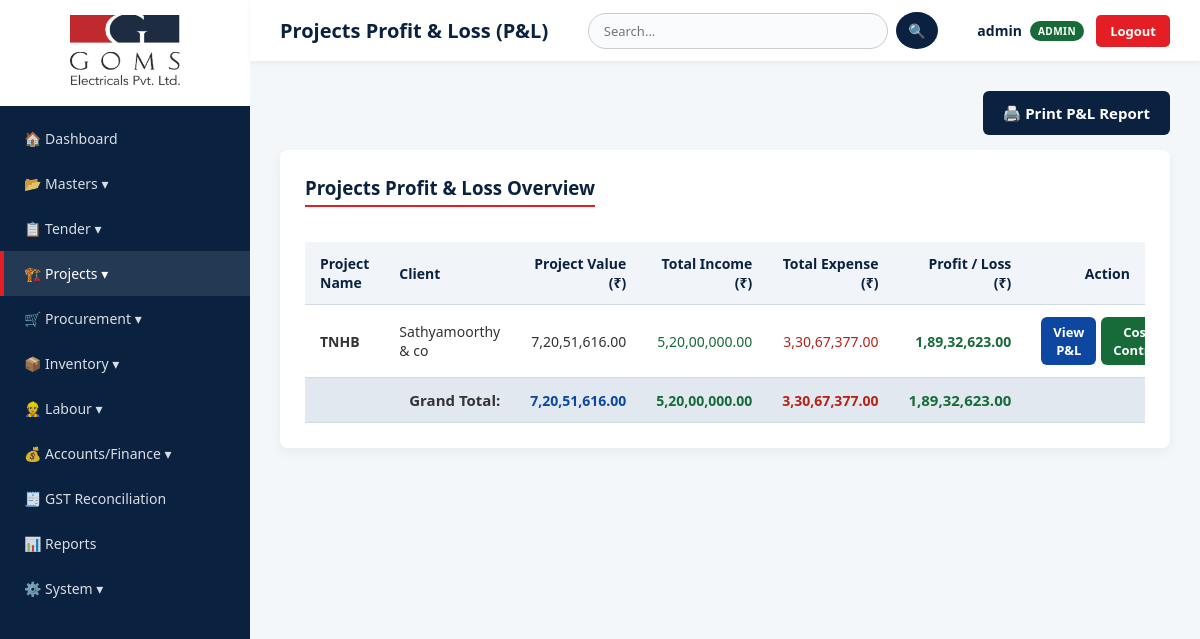
Page /accounts (signed in) on the committed database.
### tables this page shows
CREATE TABLE projects (id INTEGER PRIMARY KEY AUTOINCREMENT, project_name TEXT NOT NULL, client_name TEXT NOT NULL, work_order TEXT, project_value REAL DEFAULT 0, start_date TEXT, status TEXT DEFAULT 'Planning');

### app.py (the view)
@app.route("/accounts")
def accounts():
    if not session.get("username"): return redirect(url_for("login"))
    conn = get_db(); ap = conn.execute("SELECT * FROM projects").fetchall(); pl = conn.execute("SELECT * FROM projects ORDER BY project_name").fetchall()
    pnl = []
    for p in ap:
        pi = conn.execute("SELECT SUM(amount) FROM accounts WHERE project_name=? AND transaction_type IN ('Income', 'Debit Note')", (p['project_name'],)).fetchone()[0] or 0
        pe = conn.execute("SELECT SUM(amount) FROM accounts WHERE project_name=? AND transaction_type IN ('Expense', 'Credit Note')", (p['project_name'],)).fetchone()[0] or 0
        pnl.append({"id": p['id'], "project_name": p['project_name'], "client": p['client_name'], "value": p['project_value'], "income": pi, "expense": pe, "profit": pi-pe})
    conn.close(); return render_template("accounts.html", pnl_list=pnl, project_list=pl)

### app.py (called while the page is built, shortened)
@app.after_request
def add_header(response):
    response.headers["Cache-Control"] = "no-cache, no-store, must-revalidate, public, max-age=0"
    response.headers["Pragma"] = "no-cache"
    response.headers["Expires"] = "0"
    return response

@app.template_filter('inr')
def format_inr(number):
    if number is None: return "0.00"
    try: number = float(number)
    except: return "0.00"
    is_negative = False
    if number < 0:
        is_negative = True
        number = abs(number)
    s = f"{number:.2f}"
    integer_part, decimal_part = s.split(".")
    if len(integer_part) > 3:
        last_three = integer_part[-3:]
        remaining = integer_part[:-3]
        groups = []
        while len(remaining) > 2:
            groups.insert(0, remaining[-2:])
            remaining = remaining[:-2]
        if remaining: groups.insert(0, remaining)
        formatted_integer = ",".join(groups) + "," + last_three
    else: formatted_integer = integer_part
    result = formatted_integer + "." + decimal_part
    if is_negative: result = "-" + result
    return result

def get_db():
    conn = sqlite3.connect(DATABASE, timeout=20)
    conn.row_factory = sqlite3.Row
    return conn

@app.before_request
def restrict_site_supervisor():
    if not session.get("username"): return

### templates/accounts.html (shortened to what this page needs)
{% extends "base.html" %}
{% block page_title %}Projects Profit & Loss (P&L){% endblock %}
{% block content %}
<div class="no-print" style="text-align: right; margin-bottom: 15px;">
    <button onclick="window.print()" class="btn" style="background: #0a2240;">🖨️ Print P&L Report</button>
</div>
<div class="card">
    <h3>Projects Profit & Loss Overview</h3>
    <div class="table-wrap">
        <table>
            <thead>
                <tr>
                    <th>Project Name</th>
                    <th>Client</th>
                    <th style="text-align: right;">Project Value (₹)</th>
                    <th style="text-align: right;">Total Income (₹)</th>
                    <th style="text-align: right;">Total Expense (₹)</th>
                    <th style="text-align: right;">Profit / Loss (₹)</th>
                    <th class="no-print" style="text-align: center;">Action</th>
                </tr>
            </thead>
            <tbody>
                {% set ns = namespace(total_value=0, total_income=0, total_expense=0, total_profit=0) %}
                {% for p in pnl_list %}
                    {% set ns.total_value = ns.total_value + (p.value or 0) %}
                    {% set ns.total_income = ns.total_income + (p.income or 0) %}
                    {% set ns.total_expense = ns.total_expense + (p.expense or 0) %}
                    {% set ns.total_profit = ns.total_profit + (p.profit or 0) %}
                <tr>
                    <td><strong>{{ p.project_name }}</strong></td>
                    <td>{{ p.client }}</td>
                    <td style="text-align: right;">{{ (p.value or 0) | inr }}</td>
                    <td style="text-align: right; color: #176b38;">{{ (p.income or 0) | inr }}</td>
                    <td style="text-align: right; color: #b42318;">{{ (p.expense or 0) | inr }}</td>
                    <td style="text-align: right; font-weight: bold; color: {% if (p.profit or 0) >= 0 %}#176b38{% else %}#b42318{% endif %};">
                        {{ (p.profit or 0) | inr }}
                    </td>
                    <td class="no-print" style="text-align: center;">
                        <div style="display: flex; gap: 5px; justify-content: center;">
                            <a href="{{ url_for('project_pnl_detail', project_name=p.project_name) }}" class="btn" style="background: #0d47a1; padding: 6px 12px; font-size: 13px;">View P&L</a>
                            <a href="{{ url_for('cost_control', project_name=p.project_name) }}" class="btn" style="background: #176b38; padding: 6px 12px; font-size: 13px;">Cost Control</a>
                        </div>
                    </td>
                </tr>
                {% else %}
                <tr><td colspan="7" style="text-align: center; padding: 20px;">No projects found.</td></tr>
                {% endfor %}
            </tbody>
            {% if pnl_list %}
            <tfoot>
                <tr style="background: #e2e8f0; font-weight: bold;">
                    <td colspan="2" style="text-align: right; font-size: 15px;">Grand Total:</td>
                    <td style="text-align: right; color: #0d47a1;">{{ ns.total_value | inr }}</td>
                    <td style="text-align: right; color: #176b38;">{{ ns.total_income | inr }}</td>
                    <td style="text-align: right; color: #b42318;">{{ ns.total_expense | inr }}</td>
                    <td style="text-align: right; color: {% if ns.total_profit >= 0 %}#176b38{% else %}#b42318{% endif %}; font-size: 15px;">
                        {{ ns.total_profit | inr }}
                    </td>
                    <td class="no-print"></td>
                </tr>
            </tfoot>
            {% endif %}
        </table>
    </div>
</div>
{% endblock %}

### templates/base.html (style rules this page uses)
:root { --primary-blue: #0a2240; --accent-red: #e31e24; --bg-light: #f4f7f9; --text-dark: #333; --text-light: #666; --white: #ffffff; --border: #d1d9e2; }
* { box-sizing: border-box; margin: 0; padding: 0; font-family: 'Segoe UI', Tahoma, Geneva, Verdana, sans-serif; }
body { background-color: var(--bg-light); color: var(--text-dark); display: flex; min-height: 100vh; }
.card { background: var(--white); border-radius: 8px; padding: 25px; box-shadow: 0 4px 12px rgba(0,0,0,0.05); margin-bottom: 25px; }
.card h3 { margin-bottom: 20px; color: var(--primary-blue); border-bottom: 2px solid var(--accent-red); display: inline-block; padding-bottom: 5px; }
.btn { background: var(--primary-blue); color: var(--white); border: none; padding: 12px 20px; border-radius: 6px; cursor: pointer; font-size: 15px; font-weight: bold; transition: 0.3s; display: inline-block; text-decoration: none; }
.table-wrap { overflow-x: auto; }
table { width: 100%; border-collapse: collapse; margin-top: 15px; }
th, td { padding: 12px 15px; text-align: left; border-bottom: 1px solid var(--border); font-size: 14px; }
th { background: #f1f5f9; color: var(--primary-blue); font-weight: bold; }

### rows in the picture
projects: project_name "TNHB", client "Sathyamoorthy & co", project_value "7,20,51,616.00", income "5,20,00,000.00", expense "3,30,67,377.00", profit "1,89,32,623.00"

### other values in the picture
{{ session['username'] }} "admin"
{{ user_role }} "ADMIN"
{{ ns.total_value | inr }} "7,20,51,616.00"
{{ ns.total_income | inr }} "5,20,00,000.00"
{{ ns.total_expense | inr }} "3,30,67,377.00"
{{ ns.total_profit | inr }} "1,89,32,623.00"
